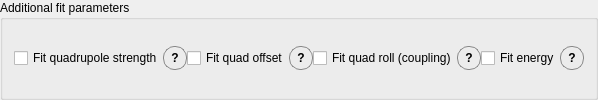
        <widget class="QGroupBox" name="localOptimizationSettingsGroup">
         <property name="styleSheet">
          <string notr="true">QGroupBox#localOptimizationSettingsGroup {
    border: 1px solid palette(mid);
    border-radius: 6px;
    margin-top: 8px;
    padding-top: 6px;
}
QGroupBox#localOptimizationSettingsGroup::title {
    subcontrol-origin: margin;
    left: 10px;
    padding: 0 4px 0 4px;
}</string>
         </property>
         <property name="title">
          <string>Additional fit parameters</string>
         </property>
         <layout class="QGridLayout" name="gridLocalOptimizationSettings">
          <property name="horizontalSpacing">
           <number>12</number>
          </property>
          <property name="verticalSpacing">
           <number>6</number>
          </property>
          <item row="0" column="0">
           <layout class="QHBoxLayout" name="fitQuadSettingLabelHBox">
            <item>
             <widget class="QCheckBox" name="fit_quadrupole_strength_checkbox">
              <property name="toolTip">
               <string>&lt;html&gt;&lt;head/&gt;&lt;body&gt;&lt;p&gt;Fit effective baseline quadrupole setting together with emittance and Twiss parameters.&lt;/p&gt;&lt;/body&gt;&lt;/html&gt;</string>
              </property>
              <property name="text">
               <string>Fit quadrupole strength</string>
              </property>
              <property name="checked">
               <bool>false</bool>
              </property>
             </widget>
            </item>
            <item>
             <widget class="QToolButton" name="fit_quad_setting_info_button">
              <property name="minimumSize">
               <size>
                <width>24</width>
                <height>24</height>
               </size>
              </property>
              <property name="maximumSize">
               <size>
                <width>24</width>
                <height>24</height>
               </size>
              </property>
              <property name="cursor">
               <cursorShape>PointingHandCursor</cursorShape>
              </property>
              <property name="toolTip">
               <string>&lt;html&gt;&lt;head/&gt;&lt;body&gt;&lt;p&gt;Add the nominal scanned quadrupole setting as an extra fit parameter.&lt;/p&gt;&lt;p&gt;For CLEAR this setting is the magnet current in A.&lt;/p&gt;&lt;/body&gt;&lt;/html&gt;</string>
              </property>
              <property name="styleSheet">
               <string notr="true">QToolButton#fit_quad_setting_info_button {
    border: 1px solid #888;
    border-radius: 11px;
    min-width: 22px;
    max-width: 22px;
    min-height: 22px;
    max-height: 22px;
    padding: 0px;
    font-weight: bold;
}
QToolButton#fit_quad_setting_info_button:hover {
    background-color: rgba(128, 128, 128, 60);
}</string>
              </property>
              <property name="text">
               <string>?</string>
              </property>
              <property name="toolButtonStyle">
               <enum>Qt::ToolButtonTextOnly</enum>
              </property>
              <property name="autoRaise">
               <bool>false</bool>
              </property>
             </widget>
            </item>
            <item>
             <widget class="QCheckBox" name="fit_quad_offset_checkbox">
              <property name="toolTip">
               <string>&lt;html&gt;&lt;head/&gt;&lt;body&gt;&lt;p&gt;Fit the scanned quadrupole's transverse offset (quad_dx0, quad_dy0) together with emittance and Twiss parameters, from how the beam centroid on each screen moves vs quadrupole setting.&lt;/p&gt;&lt;/body&gt;&lt;/html&gt;</string>
              </property>
              <property name="text">
               <string>Fit quad offset</string>
              </property>
              <property name="checked">
               <bool>false</bool>
              </property>
             </widget>
            </item>
            <item>
             <widget class="QToolButton" name="fit_quad_offset_info_button">
              <property name="minimumSize">
               <size>
                <width>24</width>
                <height>24</height>
               </size>
              </property>
              <property name="maximumSize">
               <size>
                <width>24</width>
                <height>24</height>
               </size>
              </property>
              <property name="cursor">
               <cursorShape>PointingHandCursor</cursorShape>
              </property>
              <property name="toolTip">
               <string>&lt;html&gt;&lt;head/&gt;&lt;body&gt;&lt;p&gt;Fits the horizontal and vertical displacement of the scanned quadrupole relative to the beamline (Δx and Δy).&lt;/p&gt;&lt;p&gt;It uses how the beam centroid on each screen changes with quadrupole setting. Enable it only when those centroid measurements are reliable.&lt;/p&gt;&lt;/body&gt;&lt;/html&gt;</string>
              </property>
              <property name="styleSheet">
               <string notr="true">QToolButton#fit_quad_offset_info_button {
    border: 1px solid #888;
    border-radius: 11px;
    min-width: 22px;
    max-width: 22px;
    min-height: 22px;
    max-height: 22px;
    padding: 0px;
    font-weight: bold;
}
QToolButton#fit_quad_offset_info_button:hover {
    background-color: rgba(128, 128, 128, 60);
}</string>
              </property>
              <property name="text">
               <string>?</string>
              </property>
             </widget>
            </item>
            <item>
             <widget class="QCheckBox" name="fit_quad_roll_checkbox">
              <property name="toolTip">
               <string>&lt;html&gt;&lt;head/&gt;&lt;body&gt;&lt;p&gt;Fit the scanned quadrupole's roll (quad_roll) together with emittance and Twiss parameters, from the x-y coupling (sigma_xy) on each screen vs quadrupole setting.&lt;/p&gt;&lt;/body&gt;&lt;/html&gt;</string>
              </property>
              <property name="text">
               <string>Fit quad roll (coupling)</string>
              </property>
              <property name="checked">
               <bool>false</bool>
              </property>
             </widget>
            </item>
            <item>
             <widget class="QToolButton" name="fit_quad_roll_info_button">
              <property name="minimumSize">
               <size>
                <width>24</width>
                <height>24</height>
               </size>
              </property>
              <property name="maximumSize">
               <size>
                <width>24</width>
                <height>24</height>
               </size>
              </property>
              <property name="cursor">
               <cursorShape>PointingHandCursor</cursorShape>
              </property>
              <property name="toolTip">
               <string>&lt;html&gt;&lt;head/&gt;&lt;body&gt;&lt;p&gt;Fits a rotation of the scanned quadrupole around the beam axis.&lt;/p&gt;&lt;p&gt;A rolled quadrupole couples the horizontal and vertical planes; the fit uses the measured x-y covariance (σxy) as quadrupole setting changes.&lt;/p&gt;&lt;/body&gt;&lt;/html&gt;</string>
              </property>
              <property name="styleSheet">
               <string notr="true">QToolButton#fit_quad_roll_info_button {
    border: 1px solid #888;
    border-radius: 11px;
    min-width: 22px;
    max-width: 22px;
    min-height: 22px;
    max-height: 22px;
    padding: 0px;
    font-weight: bold;
}
QToolButton#fit_quad_roll_info_button:hover {
    background-color: rgba(128, 128, 128, 60);
}</string>
              </property>
              <property name="text">
               <string>?</string>
              </property>
             </widget>
            </item>
            <item>
             <widget class="QCheckBox" name="fit_energy_checkbox">
              <property name="text">
               <string>Fit energy</string>
              </property>
             </widget>
            </item>
            <item>
             <widget class="QToolButton" name="fit_energy_tooltip">
              <property name="styleSheet">
               <string notr="true">QToolButton#fit_energy_tooltip {
    border: 1px solid #888;
    border-radius: 11px;
    min-width: 22px;
    max-width: 22px;
    min-height: 22px;
    max-height: 22px;
    padding: 0px;
    font-weight: bold;
}
QToolButton#fit_energy_tooltip:hover {
    background-color: rgba(128, 128, 128, 60);
}</string>
              </property>
              <property name="text">
               <string>?</string>
              </property>
             </widget>
            </item>
           </layout>
          </item>
         </layout>
        </widget>
